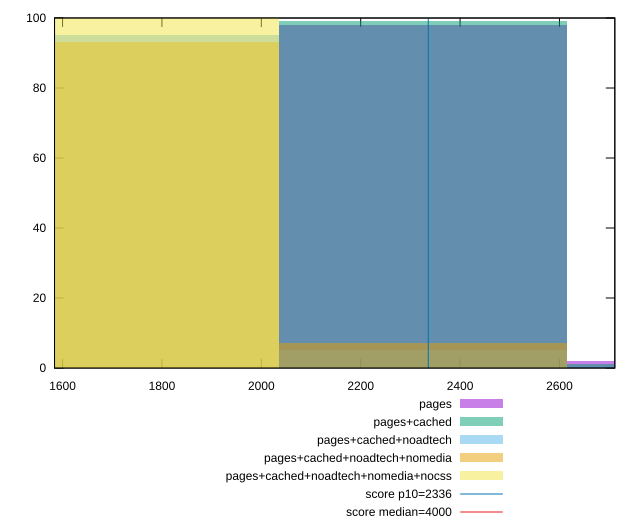

Recreate this plot in gnuplot.
reset

$pages <<EOF
2906.6372707110368 2
2325.3098165688293 98
EOF

$pagesCached <<EOF
2906.6372707110368 1
2325.3098165688293 99
EOF

$pagesCachedNoadtech <<EOF
2325.3098165688293 5
1743.9823624266219 95
EOF

$pagesCachedNoadtechNomedia <<EOF
2325.3098165688293 7
1743.9823624266219 93
EOF

$pagesCachedNoadtechNomediaNocss <<EOF
1743.9823624266219 100
EOF

set key outside below
set boxwidth 581.3274541422073
set xrange [1583.8697000000002:2711.433]
set yrange [0:100]
set trange [0:100]
set style fill transparent solid 0.5 noborder

set parametric
set terminal svg size 640, 530 enhanced background rgb 'white'
set output "report_00016_2021-02-10T13-31-48.338Z/first-meaningful-paint/comparison/histogram/all_raw.svg"

plot $pages title "pages" with boxes, \
     $pagesCached title "pages+cached" with boxes, \
     $pagesCachedNoadtech title "pages+cached+noadtech" with boxes, \
     $pagesCachedNoadtechNomedia title "pages+cached+noadtech+nomedia" with boxes, \
     $pagesCachedNoadtechNomediaNocss title "pages+cached+noadtech+nomedia+nocss" with boxes, \
     2336,t title "score p10=2336", \
     4000,t title "score median=4000"

reset
